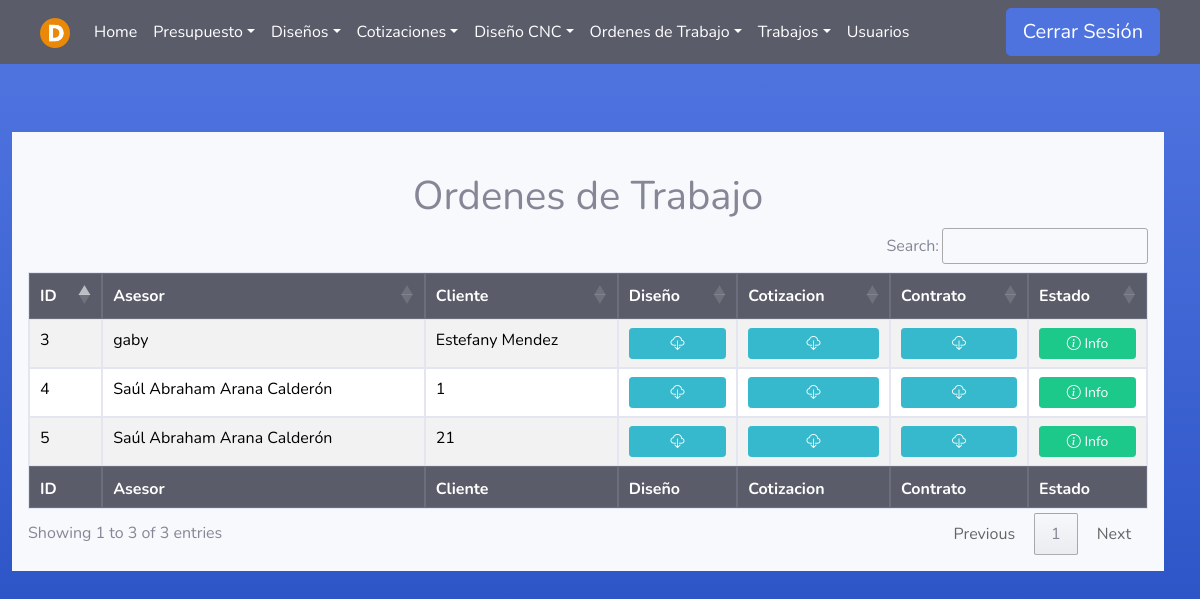
The page /Produccion/Ordenes-de-Trabajo/0/ (signed in) on the database as committed earlier.
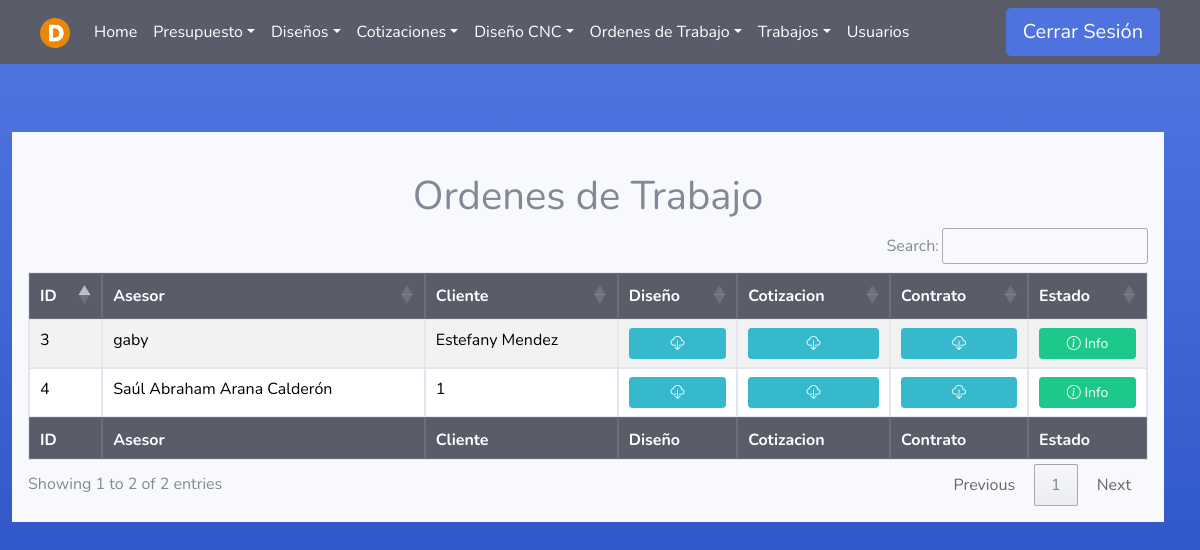
The same page on the database as committed later.
### Produccion/models.py (models this page shows)
class Orden_trabajo(models.Model):
    presupuesto = models.ForeignKey(Presupuesto, on_delete=models.PROTECT, null=False, blank=False)
    fecha_inicio = models.DateTimeField(auto_now_add=True)
    fecha_Entregado = models.DateTimeField(null=True, blank=True)
    contrato = models.FileField(upload_to='media/contratos/')
    carta = models.FileField(upload_to='media/carta/')
    hojaproduccion = models.ManyToManyField('Hoja_de_Produccion', blank=True)

### Asesores/models.py (models this page shows)
class Presupuesto(models.Model):
    asesor = models.ForeignKey(User, on_delete=models.PROTECT, null=False, blank=False)
    fecha_inicio = models.DateTimeField(null=False, auto_now_add=True, blank=False)
    cliente = models.CharField(max_length=100, null=False, blank=False)
    descripcion = models.TextField(null=False, blank=False)
    estado=models.TextField(null=True, blank=True)
    fecha_fin = models.DateTimeField(null=True, blank=True)

### Produccion/views.py (the view)
# urls.py: path('Ordenes-de-Trabajo/<int:fin>/', produccion_views.ordenes_listado , name='OrdenesDeTrabajo'),
@login_required(login_url='index')
def ordenes_listado(request,fin):
    user = request.user
    if (user.groups.filter(name='Administrador').exists() or user.is_superuser):
        lista_Ordenes=[]
        if (fin==1):
            ordenes = Orden_trabajo.objects.filter(fecha_Entregado__isnull=False)
        else:
            ordenes = Orden_trabajo.objects.filter(fecha_Entregado__isnull=True)
        for orden in ordenes:
            diseno_aprobado = Diseno.objects.filter(presupuesto=orden.presupuesto, estado='Aprobado').first()       # Obtiene la cotización aprobada relacionada con el diseño, si existe
            if diseno_aprobado:
                cotizacion_aprobada = Cotizacion.objects.filter(diseno=diseno_aprobado, estado='Aprobado').first()
            else:
                cotizacion_aprobada = None
            objeto = {
                'orden': orden,
                'diseno_aprobado': diseno_aprobado,
                'cotizacion_aprobada': cotizacion_aprobada
            }
            lista_Ordenes.append(objeto)
        return render(
        request,
        'Produccion/Ordenes_trabajo.html',
        {'lista_Ordenes': lista_Ordenes, 'finalizados':fin}
        )
    else:
        error = "No tienes permiso para acceder a esta página."
        return render(request, '404.html', {'error': error})

### Templates/Produccion/Ordenes_trabajo.html
{% extends 'tables.html' %}
{% block botones%}
<div class="text-center">
    <br>
    <h1>Ordenes de Trabajo</h1>
</div>
{% endblock %}
{% load static %}
{% block head %}
<th>ID</th>
{% if user.is_superuser or user.groups.all.0.name == "Administrador" %}
<th>Asesor</th>
{% endif %}
<th>Cliente</th>
<th>Diseño</th>
<th>Cotizacion</th>
<th>Contrato</th>
<th>Estado</th>
{% endblock %}
{% block tbody %}
    {% for o in lista_Ordenes %}
    <tr>
        <td>{{o.orden.id}}</td>
        {% if user.is_superuser or user.groups.all.0.name == "Administrador" %}
        {% if o.orden.presupuesto.asesor.first_name and o.orden.presupuesto.asesor.last_name %}
        <td>{{o.orden.presupuesto.asesor.first_name}} {{o.orden.presupuesto.asesor.last_name}}</td>
        {% else %}
        <td>{{o.orden.presupuesto.asesor.username}}</td>
        {% endif %}
        {% endif %}
        <td>{{o.orden.presupuesto.cliente}}</td>
        <td>
            <a class="btn btn-info btn-sm btn-block" href="{% url 'descargar_archivo' id=o.diseno_aprobado.id %}" download>
                <i class="bi bi-cloud-download"></i>
            </a>
        </td>
        <td>
            <a class="btn btn-info btn-sm btn-block" href="{% url 'descargar_archivo_Cotizacion' id=o.cotizacion_aprobada.id %}" download>
                <i class="bi bi-cloud-download"></i>
            </a>
        </td>
        <td>
            <a class="btn btn-info btn-sm btn-block" href="{% url 'descargar_contrato' id=o.orden.id %}" download>
                <i class="bi bi-cloud-download"></i>
            </a>
        </td>
        <td>
            <a class="btn btn-success btn-sm btn-block" href="{% url 'ordenes_trabajo_info' id_o=o.orden.id fin=finalizados %}"><i class="bi bi-info-circle"></i> Info</a>
        </td>
    </tr>
    {% endfor %}
{% endblock %}
{% block footer %}
<th>ID</th>
{% if user.is_superuser or user.groups.all.0.name == "Administrador" %}
<th>Asesor</th>
{% endif %}
<th>Cliente</th>
<th>Diseño</th>
<th>Cotizacion</th>
<th>Contrato</th>
<th>Estado</th>
{% endblock %}

Rows that differ between the two databases and show on the page:
no longer on this page (row edited): Orden_trabajo: orden.id "5", orden.presupuesto.asesor.first_name "Saúl Abraham", orden.presupuesto.asesor.last_name "Arana Calderón", orden.presupuesto.cliente "21"
Other text that changed with them:
text written by a page script: "Search: Showing 1 to 3 of 3 entries Previous 1 Next" → "Search: Showing 1 to 2 of 2 entries Previous 1 Next"
